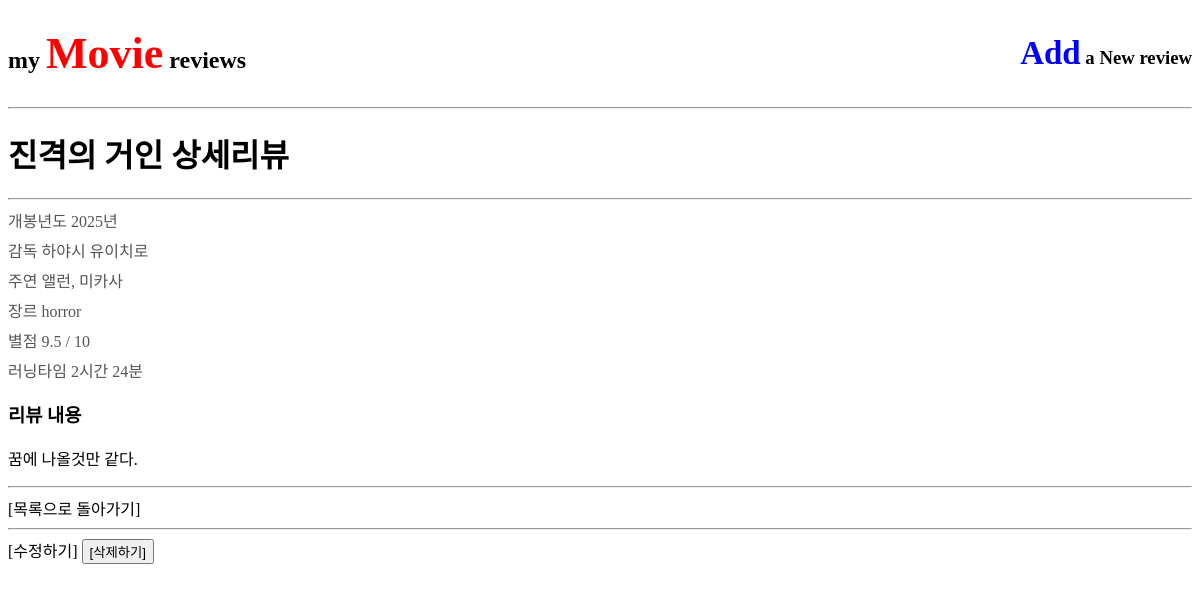
Page /7/ on the committed database.
### reviews/models.py (models this page shows, shortened)
class Review(models.Model):
    GENRE_CHOICES = [
        ('action', '액션'),
        ('romance', '로맨스'),
        ('comedy', '코미디'),
        ('sf', 'SF'),
        ('horror', '공포'),
    ]
    title = models.CharField(max_length=100)
    director = models.CharField(max_length=32)
    main_actor = models.CharField(max_length=32)
    genre = models.CharField(max_length=32, choices=GENRE_CHOICES)
    rating = models.FloatField()
    release_year = models.IntegerField()
    runtime = models.IntegerField()
    content = models.TextField()
    created_at = models.DateTimeField(auto_now_add=True)
    def get_runtime_display(self):
        hours = self.runtime // 60
        minutes = self.runtime % 60
        if hours > 0:
            return f"{hours}시간 {minutes}분"
        return f"{minutes}분"

### reviews/views.py (the view)
# urls.py: path('<int:pk>/', views.review_detail, name='review_detail'),
def review_detail(request, pk):
    review = Review.objects.get(id=pk)
    context = {
        "review": review
    }
    return render(request, 'review_detail.html', context)

### reviews/templates/review_detail.html (shortened to what this page needs)
{% extends "base.html" %}
{% block content%}
  <h1>{{ review.title }} 상세리뷰</h1>
  <hr>
    <ul>
        <li>개봉년도 {{ review.release_year }}년</li>
        <li>감독 {{ review.director }}</li>
        <li>주연 {{ review.main_actor }}</li>
        <li>장르 {{ review.genre }}</li>
        <li>별점 {{ review.rating }} / 10 </li>
        <li>러닝타임 {{ review.get_runtime_display }}</li>
    </ul>
    <h3>리뷰 내용</h3>
    <p>{{ review.content }}</p>
    <hr>
    <a href="{% url 'reviews:review_list' %}">[목록으로 돌아가기]</a>
    <hr>
    <a href="{% url 'reviews:review_update' review.pk %}">[수정하기]</a>
    <form action="{% url 'reviews:review_delete' review.pk %}" method="POST" style="display:inline;">
        <button type="submit"> [삭제하기] </button>
    </form>
{% endblock %}

### reviews/static/css/styles.css (style rules this page uses)
a { color:black; text-decoration: none; }
ul { list-style: none; padding: 0; margin: 0; }
li { margin-bottom: 6px; color: #555; }

### rows in the picture
Review: title "진격의 거인", release_year "2025", director "하야시 유이치로", main_actor "앨런, 미카사", genre "horror", rating "9.5", runtime "2시간 24분", content "꿈에 나올것만 같다."
